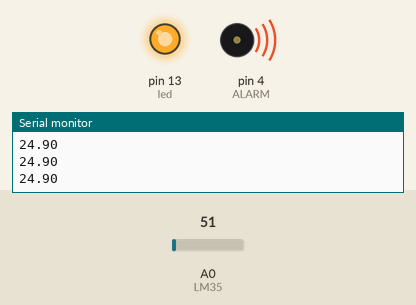
The sketch below on a simulated Arduino Uno, built with avr-gcc and run on an emulated ATmega328P. Parts: output pins drawn as LEDs (lit = HIGH), buzzer (waves = sounding), the last lines printed to the serial monitor. Inputs (shaded band) come from the test bench; at power-on: A0 (LM35) = 51.

Above: at 1.3 s.
1.4 s: A0 (LM35) set to 37
At 2.9 s:
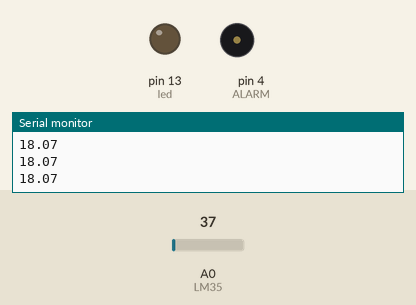
3.2 s: A0 (LM35) set to 61
At 4.5 s:
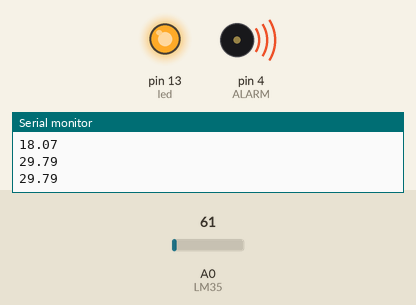
4.8 s: A0 (LM35) set to 30
At 5.9 s:
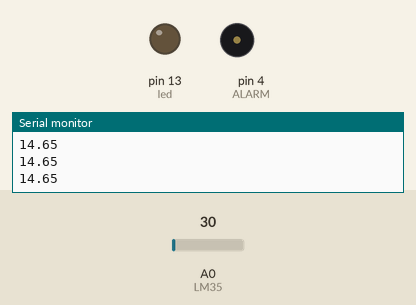
Timing chart, 0 to 7.8 s (numbered marks = the images above; inputs shaded):
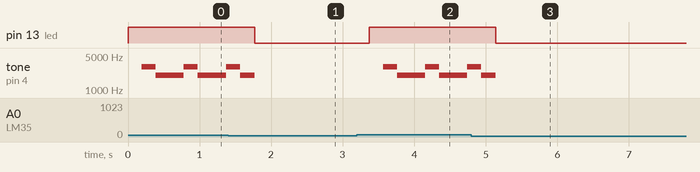

Measured:
- the behaviour switches between 41 and 40 on A0 (LM35) (found by bisection; images 0 and 1)
- after the input at 1.4 s, pin 13 (led): HIGH → LOW after 0.37 s
- after the input at 3.2 s, pin 13 (led): LOW → HIGH after 0.17 s; tone on pin 4 (ALARM): alternates 2999 Hz for 0.20 s and 2019 Hz for 0.39 s, starting after 0.36 s
- after the input at 4.8 s, pin 13 (led): HIGH → LOW after 0.34 s

The sketch:

cam-bien-nhiet-do-tuong-tu.ino
```cpp
int led = 13;
int ALARM = 4;
int LM35 = 0;
float tmpVal = 0;
float sinVal;
float toneVal;

void setup() {
  Serial.begin(9600);
  pinMode(ALARM, OUTPUT);
  pinMode(led, OUTPUT);
}

void loop() {
  int val = analogRead(LM35);
  tmpVal = (float) val * (5.0 / 1024) * 100;
  Serial.println(tmpVal);

  if(tmpVal > 20.0){
    for(int x = 0; x < 180; x++){
      sinVal = (sin(x * (3.14 / 180)));
      toneVal = 2000 + int(sinVal * 1000);
      tone(ALARM, toneVal);
      digitalWrite(led, HIGH);
      delay(2);
    }
  }
  else{
    noTone(ALARM);
    digitalWrite(led, LOW);
  }
  delay(200);
}
```
